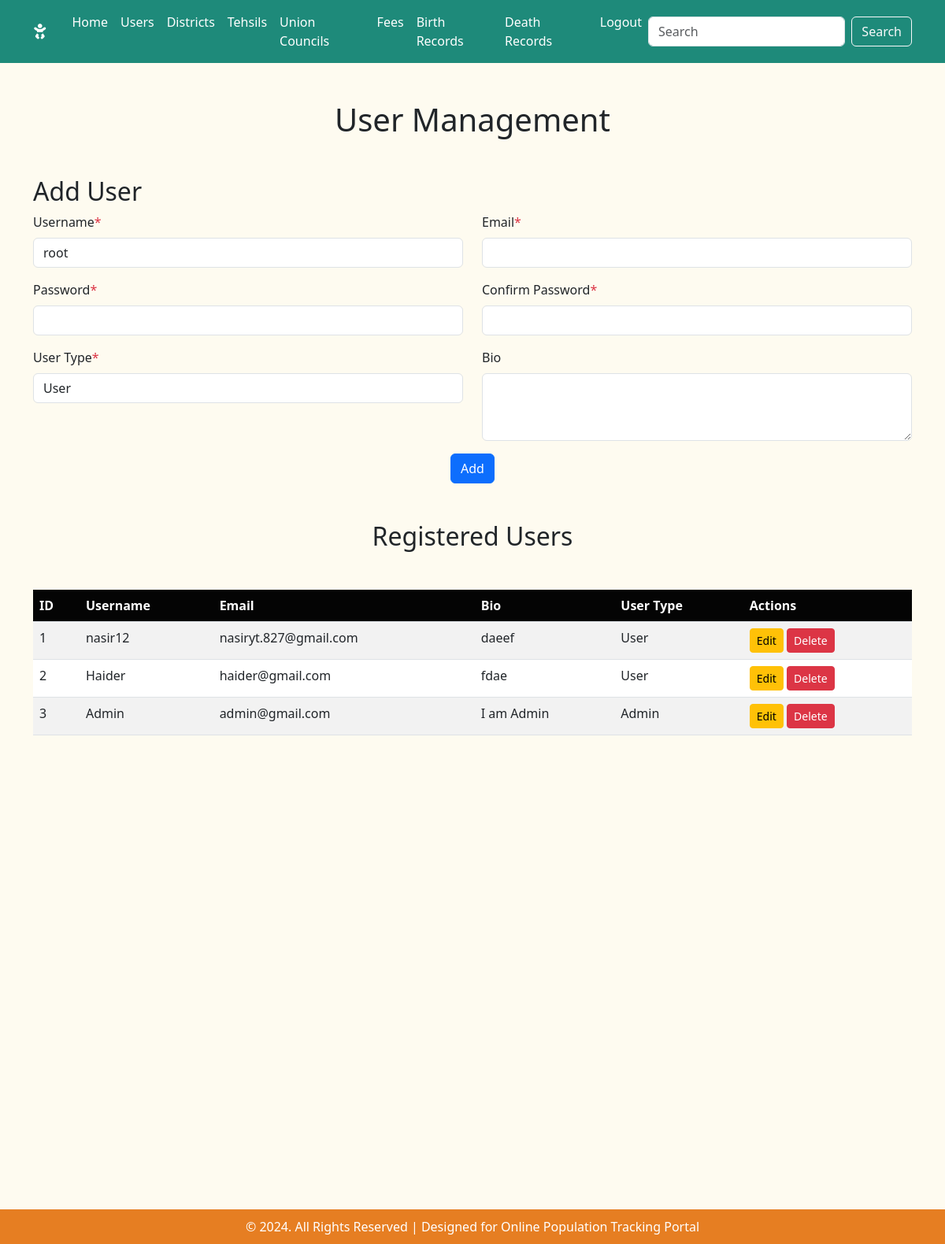
Page /admin/adduser.php on the committed database.
### tables this page shows
CREATE TABLE `users` (
  `id` int(11) NOT NULL,
  `username` varchar(50) NOT NULL,
  `email` varchar(100) NOT NULL,
  `password` varchar(255) NOT NULL,
  `bio` text DEFAULT NULL,
  `created_at` timestamp NOT NULL DEFAULT current_timestamp(),
  `usertype` enum('User','Admin') NOT NULL DEFAULT 'User'
);

### admin/include/db_connect.inc (called while the page is built, shortened)
<?php
if (strstr($_SERVER['SERVER_NAME'], 'localhost')) {
    $username = "root";
} else {
    $servername = "talsprddb02.int.its.rmit.edu.au";
    $username = "s123456";
    $password = "your password";
    $dbname = "s123456";
}

### admin/adduser.php (the view, shortened to what this page needs)
<?php
include('include/db_connect.inc');
include('include/header.inc');
$stmt = $conn->prepare("SELECT id, username, email, bio, usertype FROM users");
$stmt->execute();
$result = $stmt->get_result();
$users = $result->fetch_all(MYSQLI_ASSOC);
include('include/nav.inc');
?>
<main class="container my-5 mb-5" style="height:170vh;">
    <h1 class="text-center mb-4">User Management</h1>
    <h2 class="mt-5">Add User</h2>
    <form class="needs-validation" action="<?= htmlspecialchars($_SERVER['PHP_SELF']); ?>" method="POST" novalidate>
        <div class="row mb-3">
            <div class="col-md-6">
                <label for="username" class="form-label">Username<span class="text-danger">*</span></label>
                <input type="text" name="username" class="form-control" id="username"
                    value="<?= htmlspecialchars($username ?? '') ?>" required>
            </div>
            <div class="col-md-6">
                <label for="email" class="form-label">Email<span class="text-danger">*</span></label>
                <input type="email" name="email" class="form-control" id="email"
                    value="<?= htmlspecialchars($email ?? '') ?>" required>
            </div>
        </div>
        <div class="row mb-3">
            <div class="col-md-6">
                <label for="password" class="form-label">Password<span class="text-danger">*</span></label>
                <input type="password" name="password" class="form-control" id="password" required>
            </div>
            <div class="col-md-6">
                <label for="confirm-password" class="form-label">Confirm Password<span
                        class="text-danger">*</span></label>
                <input type="password" name="confirm_password" class="form-control" id="confirm-password" required>
            </div>
        </div>
        <div class="row mb-3">
            <div class="col-md-6">
                <label for="usertype" class="form-label">User Type<span class="text-danger">*</span></label>
                <select class="form-control" name="usertype" id="usertype" required>
                    <option value="User" <?=(isset($usertype) && $usertype==='User' ) ? 'selected' : '' ?>>User</option>
                </select>
            </div>
            <div class="col-md-6">
                <label for="bio" class="form-label">Bio</label>
                <textarea class="form-control" name="bio" id="bio" rows="3"><?= htmlspecialchars($bio ?? '') ?></textarea>
            </div>
        </div>
        <div class="text-center">
            <button class="btn btn-primary" type="submit">Add</button>
        </div>
    </form>
    <h2 class="m-5 text-center">Registered Users</h2>
    <table class="table table-striped">
        <thead>
            <tr>
                <th>ID</th>
                <th>Username</th>
                <th>Email</th>
                <th>Bio</th>
                <th>User Type</th>
                <th>Actions</th>
            </tr>
        </thead>
        <tbody>
            <?php foreach ($users as $user): ?>
            <tr>
                <td>
                    <?= htmlspecialchars($user['id']) ?>
                </td>
                <td>
                    <?= htmlspecialchars($user['username']) ?>
                </td>
                <td>
                    <?= htmlspecialchars($user['email']) ?>
                </td>
                <td>
                    <?= htmlspecialchars($user['bio']) ?>
                </td>
                <td>
                    <?= htmlspecialchars($user['usertype']) ?>
                </td>
                <td>
                    <a href="edit_user.php?id=<?= htmlspecialchars($user['id']) ?>"
                        class="btn btn-warning btn-sm">Edit</a>
                    <a href="#" class="btn btn-danger btn-sm"
                        onclick="confirmDelete(<?= htmlspecialchars($user['id']) ?>)">Delete</a>
                </td>
            </tr>
            <?php endforeach; ?>
        </tbody>
    </table>
</main>
<?php include('include/footer.inc'); ?>

### admin/assets/css/style.css (style rules this page uses)
body { background-color: #fefbf0; }
h1,h3 { margin: 30px; text-align: center; }
.table th { background-color: #040404; color: white; }
.table-striped tbody tr:nth-of-type(odd) { background-color: rgba(0, 0, 0, 0.05); }
main { height: 130vh; }

### rows in the picture
users: id "1", username "nasir12", email "nasiryt.827@gmail.com", bio "daeef", usertype "User"
users: id "2", username "Haider", email "haider@gmail.com", bio "fdae", usertype "User"
users: id "3", username "Admin", email "admin@gmail.com", bio "I am Admin", usertype "Admin"
